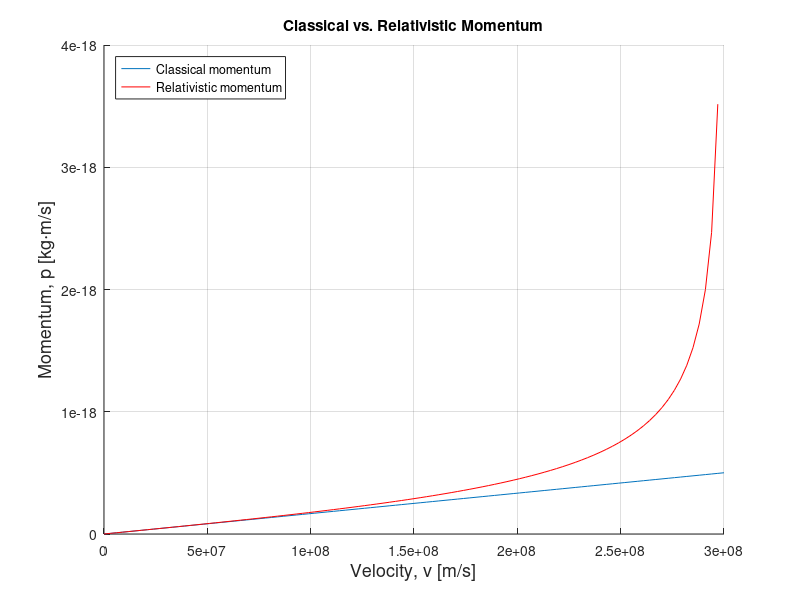

Source code (MATLAB):
clear
clc
close all


% THE SPEED OF LIGHT
c = 3 * 10^8;


% X-AXIS
x_start = 0;
x_end   = c;
steps   = 0.01 * c;
x = x_start : steps : x_end;


% FIGURE

figure(1)
title('Classical vs. Relativistic Momentum')
xlabel('Velocity, v [m/s]','FontSize', 13)
ylabel('Momentum, p [kg⋅m/s]', 'FontSize', 13)
hold on


% PLOT CLASSICAL CURVE

    % Classical proton mass
    m_proton_cla = 1.67 * 10^-27;
    
    % Graph
    y1 = x.*m_proton_cla;
    plot(x,y1), grid on;

    

% PLOT RELATIVISTIC CURVE

    % Lorentzfactor (inverted)
    GAMMA = sqrt(1 - (x.^2/c^2));
    
    % Relativistic mass
    m_proton_rel = GAMMA.^-1 * m_proton_cla;
    
    % Graph
    y2 = x.*m_proton_rel;
    plot(x, y2, 'r'), grid on;


% LEGEND
legend_str = {'Classical momentum', 'Relativistic momentum'};
legend(legend_str, 'Interpreter', 'None', 'Location','northwest')

hold off
